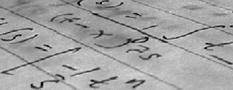
#> input picture PDI/imgs/Aula/page.jpg, 233 x 90 px, shrunk from 448 x 172 before the run, found by its file name
$ python code_5.py
#> lines starting #> are read from the running program, lines starting #| are printed output that depends on the picture
### PDI/Aula_1/pdi_utils.py
import matplotlib.pyplot as plt
import numpy as np


def load_red_roses():
    return plt.imread("C://Users//pedro//Documents//ACADEMY_BOOTCAMP//PDI//imgs//Aula//red_roses.png")

def load_page_image():
    return plt.imread("C://Users//pedro//Documents//ACADEMY_BOOTCAMP//PDI//imgs//Aula//page.jpg")
#> returned value is the input picture: shape (90, 233, 3); min 0, max 227, mean 162.2

def load_chess_image():
    return plt.imread("C://Users//pedro//Documents//ACADEMY_BOOTCAMP//PDI//imgs//Aula//chess_gray.png")

def load_woman():
    return plt.imread("C://Users//pedro//Documents//ACADEMY_BOOTCAMP//PDI//imgs//Aula//woman.png")

def load_flipped_seville():
    return plt.imread("C://Users//pedro//Documents//ACADEMY_BOOTCAMP//PDI//imgs//Aula//flipped_seville.png")

def load_lena():
    return plt.imread("C://Users//pedro//Documents//ACADEMY_BOOTCAMP//PDI//imgs//Aula//lena.png")

def show_image(image, title='Image', cmap_type='gray'):
    plt.imshow(image, cmap=cmap_type)
    plt.title(title)
    plt.axis('off')
    plt.show()

def manual_rgb2gray(rgb_img):
    return np.array((rgb_img[:,:,0]*0.29 + rgb_img[:,:,1]*0.59 + rgb_img[:,:,2]*0.11)).astype(int)
#> returned value: shape (90, 233) int64

### PDI/Aula_1/code_5.py
from skimage.color import rgb2gray
from pdi_utils import load_page_image,show_image,manual_rgb2gray
# Import the otsu threshold function
from skimage.filters import threshold_otsu, threshold_local


page_image = manual_rgb2gray(load_page_image())
# Show original image
show_image(page_image, 'Global thresholding')

# Obtain the optimal otsu global thresh value
global_thresh = threshold_otsu(page_image)
#> global_thresh = 137

# Obtain the binary image by applying global thresholding
binary_global = page_image > global_thresh
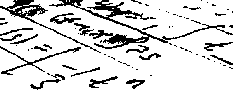
#> binary_global: shape (90, 233) bool; 84.1% white; black in thin lines or dots

# Show the binary image obtained
show_image(binary_global, 'Global thresholding')

# Set the block size to 35
block_size = 35

# Obtain the optimal local thresholding
local_thresh = threshold_local(page_image, block_size, offset=0.1)
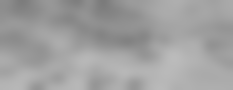
#> local_thresh: shape (90, 233) float64; min 123.3, max 187.6, mean 160.2

# Obtain the binary image by applying local thresholding
binary_local = page_image > local_thresh
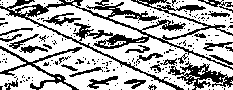
#> binary_local: shape (90, 233) bool; 68.7% white; black in thin lines or dots

# Show the binary image
show_image(binary_local, 'Local thresholding')
